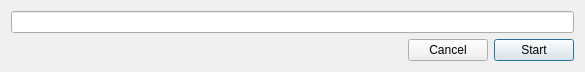
<?xml version="1.0" encoding="UTF-8"?>
<ui version="4.0">
 <class>NewProcess</class>
 <widget class="QDialog" name="NewProcess">
  <property name="geometry">
   <rect>
    <x>0</x>
    <y>0</y>
    <width>585</width>
    <height>70</height>
   </rect>
  </property>
  <property name="windowTitle">
   <string>Start New Process</string>
  </property>
  <property name="modal">
   <bool>true</bool>
  </property>
  <layout class="QVBoxLayout" name="verticalLayout">
   <item>
    <widget class="QLineEdit" name="path">
     <property name="mouseTracking">
      <bool>false</bool>
     </property>
    </widget>
   </item>
   <item>
    <layout class="QGridLayout" name="gridLayout">
     <item row="0" column="0">
      <spacer name="horizontalSpacer">
       <property name="orientation">
        <enum>Qt::Horizontal</enum>
       </property>
       <property name="sizeHint" stdset="0">
        <size>
         <width>40</width>
         <height>20</height>
        </size>
       </property>
      </spacer>
     </item>
     <item row="0" column="2">
      <widget class="QPushButton" name="start">
       <property name="text">
        <string>Start</string>
       </property>
      </widget>
     </item>
     <item row="0" column="1">
      <widget class="QPushButton" name="cancel">
       <property name="text">
        <string>Cancel</string>
       </property>
      </widget>
     </item>
    </layout>
   </item>
  </layout>
 </widget>
 <resources/>
 <connections/>
</ui>
